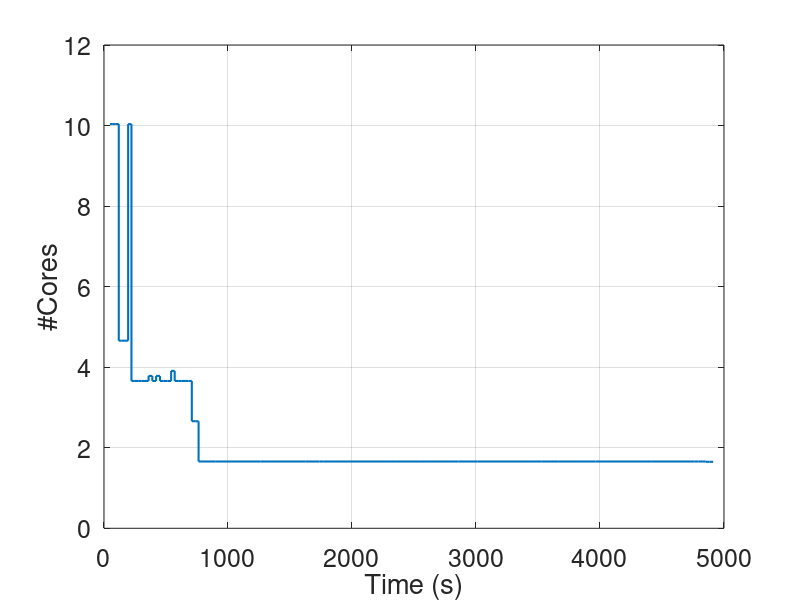

Write MATLAB code to recreate this figure.
load("allbest-3000b.mat")

figure('units','normalized','outerposition',[0 0 1 1])
stairs(bestTimeStamps,bestIndividuals(:,2),"linewidth",1.5)
set(gca,'FontSize',18)
box on
grid on
xlabel("Time (s)")
ylabel("#Cores")